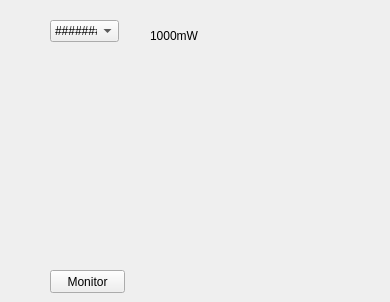
       <widget class="QWidget" name="Powermeter">
        <attribute name="title">
         <string>powermeter</string>
        </attribute>
        <widget class="QWidget" name="Powermeter_pic" native="true">
         <property name="geometry">
          <rect>
           <x>50</x>
           <y>50</y>
           <width>331</width>
           <height>211</height>
          </rect>
         </property>
        </widget>
        <widget class="QPushButton" name="Powermeter_pushButton_Monitor">
         <property name="geometry">
          <rect>
           <x>50</x>
           <y>270</y>
           <width>75</width>
           <height>23</height>
          </rect>
         </property>
         <property name="text">
          <string>Monitor</string>
         </property>
        </widget>
        <widget class="QComboBox" name="Powermeter_comboBox">
         <property name="geometry">
          <rect>
           <x>50</x>
           <y>20</y>
           <width>69</width>
           <height>22</height>
          </rect>
         </property>
         <item>
          <property name="text">
           <string>#######</string>
          </property>
         </item>
        </widget>
        <widget class="QLabel" name="label_19">
         <property name="geometry">
          <rect>
           <x>150</x>
           <y>30</y>
           <width>54</width>
           <height>12</height>
          </rect>
         </property>
         <property name="text">
          <string>1000mW</string>
         </property>
        </widget>
       </widget>
